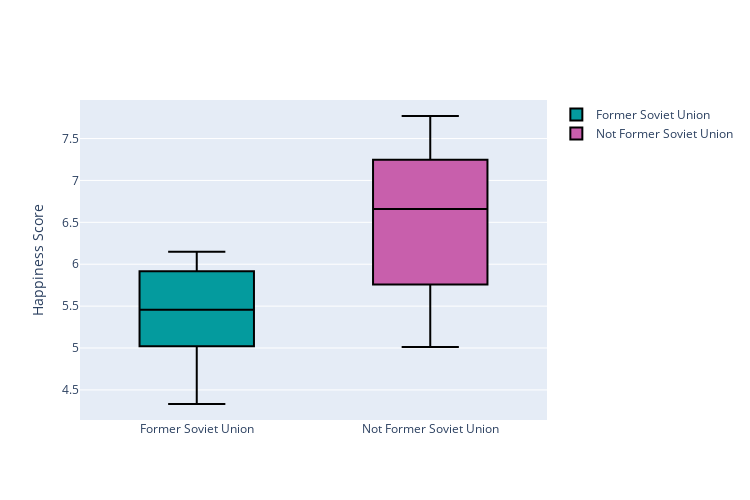

Notebook cell for this chart:
### Markdown cell above
### Historical Context: Former Soviet Union vs. Not Former Soviet Union

Another layer of analysis compares happiness levels between countries that were part of the former Soviet Union and those that were not. A box plot provides a visual comparison:

- *Former Soviet Union countries* tend to have lower overall happiness scores.
- *Non-Former Soviet Union countries* exhibit higher and more varied happiness scores.

This comparison highlights the significant impact of historical and political contexts on current happiness levels. The generally lower happiness levels in former Soviet Union countries suggest that the legacy of restricted freedoms continues to influence societal well-being.
The analysis clearly indicates that legal freedom, particularly through Economic Freedom - Legal System and Property Rights, is a critical factor for societal well-being and happiness. The strong correlations with various indicators and the positive relationship with overall happiness underscore the importance of a robust legal system and property rights in enhancing societal well-being.
Additionally, the comparison between former Soviet Union countries and those not part of it reveals that historical and political contexts play a significant role in determining current happiness levels. This analysis suggests that policies aimed at improving legal systems and property rights could have a substantial positive impact on overall societal well-being, especially in regions with a legacy of restricted freedoms.
In summary, fostering legal freedom and strengthening property rights are essential for promoting happiness and health within societies, and historical contexts must be considered in policy-making to address the nuanced needs of different regions.

### Code cell
import plotly.graph_objects as go

ex_soviet_states = ["Belarus", "Estonia", "Latvia", "Lithuania", "Moldova", "Russia", "Ukraine", "Bosnia and Herzegovina", "Albania"]

data['Ex-Soviet State'] = data['Country'].isin(ex_soviet_states)
data['Ex-Soviet State'] = data['Ex-Soviet State'].apply(lambda x: 'True' if x else 'False')

ex = data[data['Ex-Soviet State'] == "True"]
non_ex = data[data['Ex-Soviet State'] == "False"]

fig = go.Figure()

fig.add_trace(go.Box(
    y=ex["Happiness Score"],
    name="Former Soviet Union",
    fillcolor="#049b9e", 
    line_color="black",
))

fig.add_trace(go.Box(
    y=non_ex["Happiness Score"],
    name="Not Former Soviet Union",
    fillcolor="#c85fac",  
    line_color="black",  
))

fig.update_layout(
    yaxis_title="Happiness Score",
    width=750,
    height=500,
    title_x=0.5
)

fig.show()

### Figure 1 — Plotly figure (JSON) as saved in the notebook; plotly's stock layout.template omitted (floating-point values rounded to 4 significant figures)
{"data": [{"fillcolor": "#049b9e", "line": {"color": "black"}, "name": "Former Soviet Union", "type": "box", "y": [6.149, 5.893, 5.94, 4.719, 5.529, 5.386, 5.323, 4.332]}, {"fillcolor": "#c85fac", "line": {"color": "black"}, "name": "Not Former Soviet Union", "type": "box", "y": [7.48, 7.6, 7.021, 7.054, 6.726, 6.852, 7.488, 7.769, 7.494, 6.046, 7.09, 6.985, 6.354, 6.07, 7.246, 5.011, 5.693, 7.554, 7.343, 5.523, 6.923, 6.223, 6.592, 5.758, 6.118, 5.432, 6.182, 5.603, 5.287, 5.274]}], "layout": {"height": 500, "title": {"x": 0.5}, "width": 750, "yaxis": {"title": {"text": "Happiness Score"}}}}
